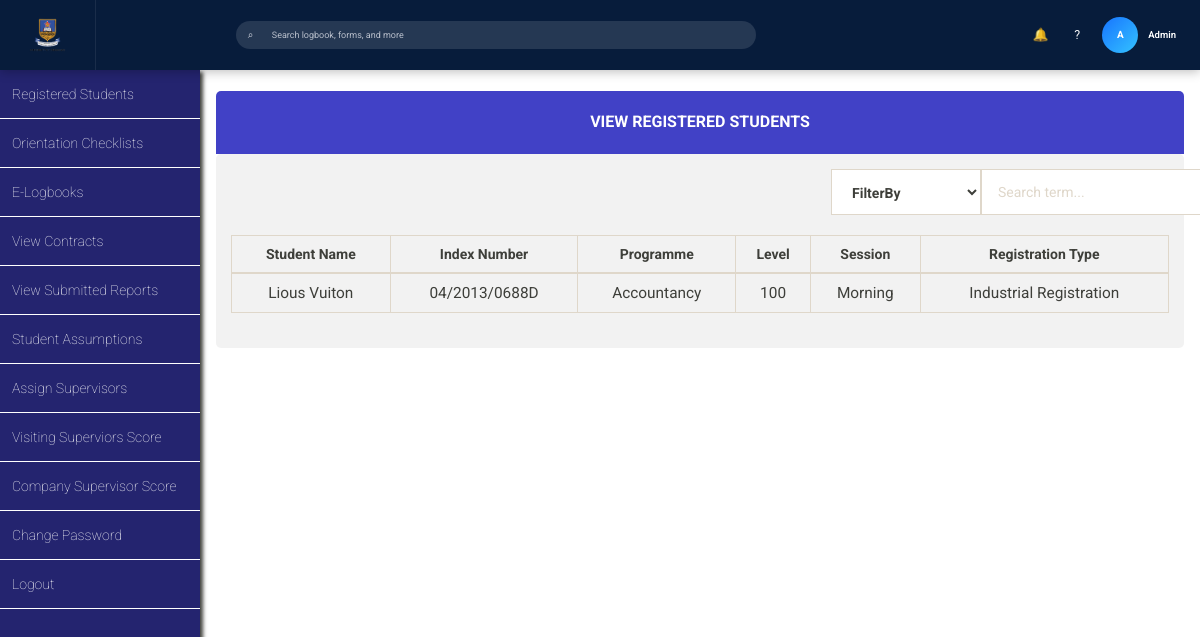
/admin/view_registered_students/view_registered_students.php, run on the app's committed database.
### tables this page shows
CREATE TABLE `industrial_registration` (
  `id` int(11) NOT NULL,
  `first_name` varchar(255) NOT NULL,
  `last_name` varchar(255) NOT NULL,
  `other_name` varchar(200) NOT NULL,
  `level` varchar(200) NOT NULL,
  `programme` varchar(200) NOT NULL,
  `session` varchar(200) NOT NULL,
  `faculty` varchar(100) NOT NULL,
  `date` timestamp NOT NULL DEFAULT CURRENT_TIMESTAMP,
  `index_number` varchar(255) NOT NULL,
  `company_supervisor_grade` int(11) NOT NULL,
  `visiting_supervisor_grade` int(11) NOT NULL,
  `company_supervisor_name` varchar(100) NOT NULL DEFAULT 'unassigned',
  `visiting_supervisor_name` varchar(100) NOT NULL DEFAULT 'unassigned',
  `company_supervisor_contact` varchar(11) NOT NULL,
  `visiting_supervisor_contact` varchar(11) NOT NULL,
  `attachment_region` varchar(100) NOT NULL DEFAULT 'unassigned'
);

### admin/view_registered_students/view_registered_students.php (the view, shortened to what this page needs)
<?php
include '../../database_connection/database_connection.php';
$mysql_query_1 = "SELECT * FROM industrial_registration";
 ?>
<!DOCTYPE html>
<html lang="en" class="bg-pink">
<head>
  <link rel="stylesheet" href="../../css/bootstrap-theme.min.css"/>
  <link rel="stylesheet" href="../../css/bootstrap.min.css"/>
  <link rel="stylesheet" href="../../css/main_page_style.css"/>
  <link rel="stylesheet" href="view_registered_students.css"/>
</head>
<body>
<?php $topbar_display_name = 'Admin'; $topbar_logo_src = '../../img/header_log.png'; include '../../includes/topbar.php'; ?>
<div id="left_side_bar">
<ul id="menu_list">
  <a class="menu_items_link" href="view_registered_students.php"><li class="menu_items_list">Registered Students</li></a>
  <a class="menu_items_link" href="../view_orientation_checklists.php"><li class="menu_items_list">Orientation Checklists</li></a>
  <a class="menu_items_link" href="../view_elogbooks.php"><li class="menu_items_list">E-Logbooks</li></a>
  <a class="menu_items_link" href="../manage_contracts.php"><li class="menu_items_list">View Contracts</li></a>
  <a class="menu_items_link" href="../view_submitted_reports.php"><li class="menu_items_list">View Submitted Reports</li></a>
  <a class="menu_items_link" href="../students_assumptions/students_assumptions.php"><li class="menu_items_list">Student Assumptions</li></a>
  <a class="menu_items_link" href="../assign_supervisors/assign_supervisors.php"><li class="menu_items_list">Assign Supervisors</li></a>
  <a class="menu_items_link" href="#"><li class="menu_items_list">Visiting Superviors Score</li></a>
  <a class="menu_items_link" href="../company_score/company_supervisor_score.php"><li class="menu_items_list">Company Supervisor Score</li></a>
  <a class="menu_items_link" href="../change_password/change_password.php"><li class="menu_items_list">Change Password</li></a>
  <a class="menu_items_link" href="../../index.php"><li class="menu_items_list">Logout</li></a>
</ul>
</div>
<div id="main_content">
  <div class="container-fluid">
    <div class = "panel">
       <div class = "panel-heading phead">
          <h2 class = "panel-title ptitle"> View Registered Students</h2>
       </div>
            <div class = "panel-body pbody">
              <form method="post" action="">
              <div class="container">
                  <div class="row">
                      <div class="col-xs-5 col-xs-offset-6">
              		    <div class="input-group">
                              <div class="input-group-btn search-panel">
                                  <select class="form-control search_by_side" name="filter-by">
                                    <option>FilterBy</option>
                                  </select>
                              </div>
                              <input type="text" class="form-control" name="txt_search_term" placeholder="Search term...">
                            </form>
                          </div>
                      </div>
              	</div>
              </div>
              <br>
              <table class="table table-bordered table-hover">
                  <thead>
                    <tr>
                        <th style="text-align:center">Student Name</th>
                        <th style="text-align:center">Index Number</th>
                        <th style="text-align:center">Programme</th>
                        <th style="text-align:center">Level</th>
                        <th style="text-align:center">Session</th>
                        <th style="text-align:center">Registration Type </th>
                    </tr>
                  </thead>
                  <tbody>
                    <?php
                    $execute_result_query = mysqli_query($conn, $mysql_query_1);
                    if ($execute_result_query) {
                      while ($row_set = mysqli_fetch_array($execute_result_query)){
                        echo "<tr style='text-align:center;font-size:1.1em'>";
                        echo "<td>".htmlspecialchars($row_set["first_name"]." ".$row_set["last_name"])."</td>";
                        echo "<td>".htmlspecialchars($row_set["index_number"])."</td>";
                        echo "<td>".htmlspecialchars($row_set["programme"])."</td>";
                        echo "<td>".htmlspecialchars($row_set["level"])."</td>";
                        echo "<td>".htmlspecialchars($row_set["session"])."</td>";
                        echo "<td>Industrial Registration</td>";
                        echo "</tr>";
                      }
                    }
                    ?>
                  </tbody>
            </table>
</body>
</html>

### css/main_page_style.css (style rules this page uses)
* { margin: 0; padding: 0; }
#left_side_bar { height: calc(100vh - 70px); float: left; margin-top: 70px; overflow: auto; background-color: rgba(18, 18, 99, 0.92); position: fixed; box-shadow: 3px 2px 4px; width: 200px; z-index: 2; }
#left_side_bar #menu_list a { text-decoration: none; color: white; font-size: 1em; }
#left_side_bar #menu_list li { text-decoration-style: none; padding: 14px 10px 14px 12px; border-bottom: 1px solid white; font-weight: lighter; }
#main_content { background-color: white; margin-top: 70px; float: right; padding-left: 200px; width: 100%; height: 92vh; overflow-y: auto; overflow-x: auto; }
@media only screen and (min-width: 320px) { #left_side_bar { width: 160px; } }
@media only screen and (min-width: 320px) { #left_side_bar #menu_list a { font-size: .8em; } }
@media only screen and (min-width: 320px) { #left_side_bar #menu_list li { padding: 14px 10px 14px 8px; } }
@media only screen and (min-width: 320px) { #main_content { padding-left: 160px; } }
@media only screen and (min-width: 480px) { #left_side_bar { width: 160px; } }
@media only screen and (min-width: 480px) { #left_side_bar #menu_list a { font-size: .8em; } }
@media only screen and (min-width: 480px) { #left_side_bar #menu_list li { padding: 14px 10px 14px 8px; } }
@media only screen and (min-width: 480px) { #main_content { padding-left: 160px; } }
@media only screen and (min-width: 992px) { #left_side_bar { width: 200px; } }
@media only screen and (min-width: 992px) { #left_side_bar #menu_list a { font-size: 1em; } }
@media only screen and (min-width: 992px) { #left_side_bar #menu_list li { padding: 14px 10px 14px 12px; } }
@media only screen and (min-width: 992px) { #main_content { padding-left: 200px; } }
@media only screen and (min-width: 1200px) { #left_side_bar { width: 200px; } }
@media only screen and (min-width: 1200px) { #left_side_bar #menu_list a { font-size: 1em; } }
@media only screen and (min-width: 1200px) { #left_side_bar #menu_list li { padding: 14px 10px 14px 12px; } }
@media only screen and (min-width: 1200px) { #main_content { padding-left: 200px; } }

### admin/view_registered_students/view_registered_students.css (style rules this page uses)
.search_by_side { width: 150px !important; font-weight: bold; }
.phead { padding: 20px; margin-top: 20px; width: 100%; text-align: center; font-weight: bold; background-color: rgba(27, 27, 187, 0.83); border-top-left-radius: 5px; border-top-right-radius: 5px; color: white; }
.ptitle { font-size: 16px !important; font-weight: bold !important; }
.pbody { background-color: rgba(232, 232, 232, 0.56); border-radius: 5px; }

### data on the page
industrial_registration: first_name+last_name "Lious Vuiton", index_number "04/2013/0688D", programme "Accountancy", level "100", session "Morning"

### other printed values
$topbar_initial "A"
$topbar_display_esc "Admin"
